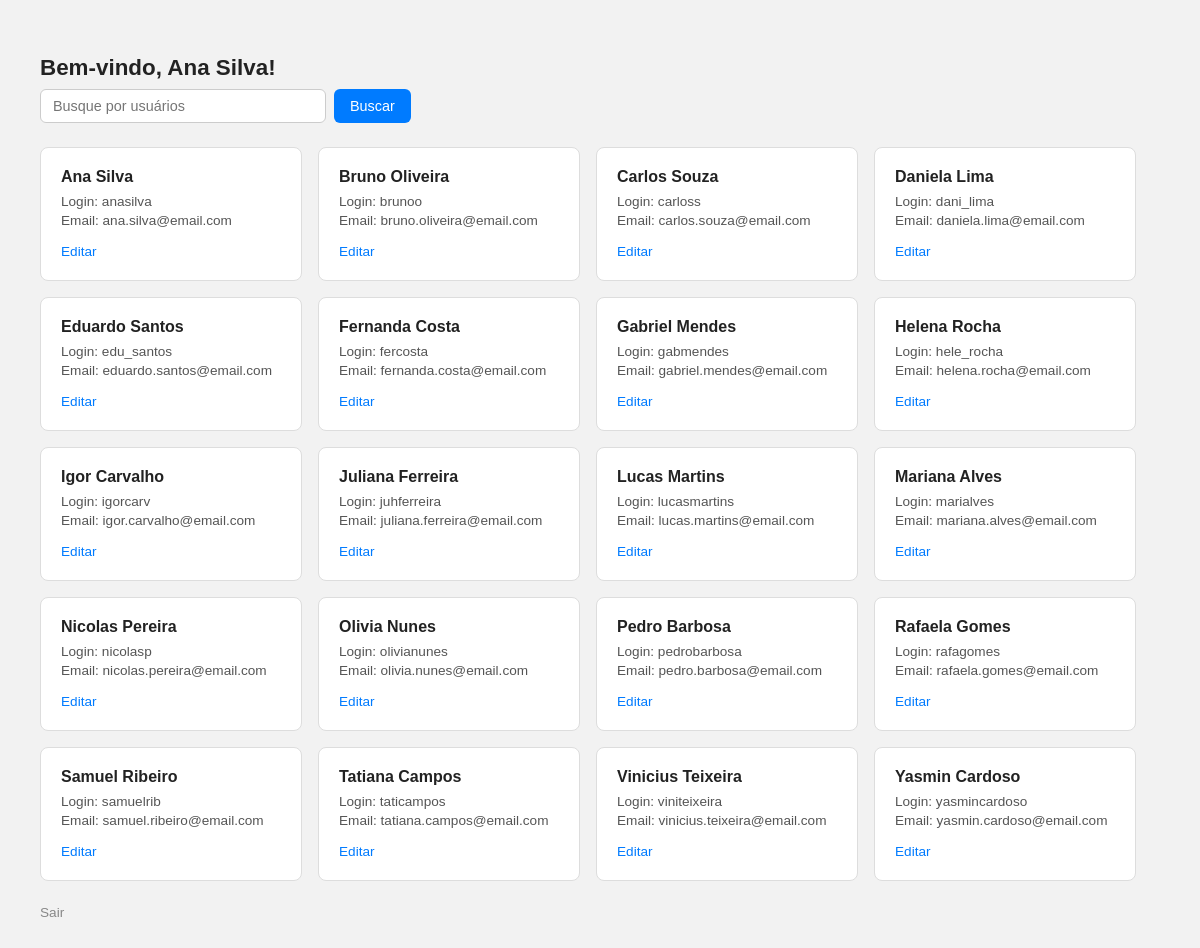
The page /php/home.php (signed in) on the database its author committed.
### tables this page shows
create table tb_usuario(
	id int not null auto_increment,
	nm_usuario varchar(50) not null,
    nm_login varchar(30) not null,
    ds_email varchar(80) not null,
    ds_password varchar(150) not null,
    constraint pk_usuario primary key(id)
);

### php/home.php (the view, shortened to what this page needs)
<?php
    require_once("conexao.php");
    $busca = $_GET["busca"] ?? "";
    try{
        if($busca !== ""){
            $sql = "SELECT * FROM tb_usuario
                    WHERE nm_usuario LIKE :busca
                    OR nm_login LIKE :busca
                    OR ds_email LIKE :busca";
            $stmt = $pdo->prepare($sql);
            $stmt->execute([":busca" => "%$busca%"]);
        } else {
            $sql = "SELECT * FROM tb_usuario";
            $stmt = $pdo->prepare($sql);
            $stmt->execute();
        }
        $usuarios = $stmt->fetchAll(PDO::FETCH_ASSOC);
    } catch(PDOException $e){
        echo "Erro ao buscar usuários: " . $e->getMessage();
    }
?>
<!DOCTYPE html>
<html lang="pt-br">
<head>
    <link rel="stylesheet" href="../css/home.css">
</head>
<body>
    <h1>Bem-vindo, <?= htmlspecialchars($_SESSION["usuario"]) ?>!</h1>
    <form method="GET" action="">
        <input
            type="text"
            name="busca"
            placeholder="Busque por usuários"
            value="<?= htmlspecialchars($busca) ?>"
        >
        <button type="submit">Buscar</button>
    </form>
    <div class="grid">
        <?php if(empty($usuarios)): ?>
            <p>Nenhum usuário encontrado.</p>
        <?php else: ?>
            <?php foreach ($usuarios as $u): ?>
                <div class="card">
                    <strong><?= htmlspecialchars($u["nm_usuario"]) ?></strong>
                    <p>Login: <?= htmlspecialchars($u["nm_login"]) ?></p>
                    <p>Email: <?= htmlspecialchars($u["ds_email"]) ?></p>
                    <a href="../php/editar.php?id=<?=$u["id"] ?>">Editar</a>
                </div>
            <?php endforeach; ?>
        <?php endif; ?>
    </div>
    <a href="../php/sair.php" class="btnExit">Sair</a>
</body>
</html>

### css/home.css (style rules this page uses)
body { font-family: Arial, sans-serif; background: #f2f2f2; padding: 32px; }
h1 { margin-bottom: 8px; font-size: 1.4rem; color: #222; }
form { display: flex; gap: 8px; margin-bottom: 24px; }
input[type="text"] { padding: 8px 12px; border: 1px solid #ccc; border-radius: 6px; font-size: 0.9rem; width: 260px; outline: none; }
button[type="submit"] { padding: 8px 16px; background: #007BFF; color: #fff; border: none; border-radius: 6px; font-size: 0.9rem; cursor: pointer; }
.grid { display: flex; flex-wrap: wrap; gap: 16px; }
.card { background: #fff; border: 1px solid #ddd; border-radius: 8px; padding: 20px; width: 220px; }
.card strong { display: block; font-size: 1rem; margin-bottom: 8px; color: #222; }
.card p { margin: 4px 0; font-size: 0.85rem; color: #555; }
.card a { display: inline-block; margin-top: 12px; font-size: 0.85rem; color: #007BFF; text-decoration: none; }
.btnExit { display: inline-block; margin-top: 24px; font-size: 0.85rem; color: #888; text-decoration: none; }

### rows shown on the page
tb_usuario: nm_usuario "Ana Silva", nm_login "anasilva", ds_email "ana.silva@email.com"
tb_usuario: nm_usuario "Bruno Oliveira", nm_login "brunoo", ds_email "bruno.oliveira@email.com"
tb_usuario: nm_usuario "Carlos Souza", nm_login "carloss", ds_email "carlos.souza@email.com"
tb_usuario: nm_usuario "Daniela Lima", nm_login "dani_lima", ds_email "daniela.lima@email.com"
tb_usuario: nm_usuario "Eduardo Santos", nm_login "edu_santos", ds_email "eduardo.santos@email.com"
tb_usuario: nm_usuario "Fernanda Costa", nm_login "fercosta", ds_email "fernanda.costa@email.com"
tb_usuario: nm_usuario "Gabriel Mendes", nm_login "gabmendes", ds_email "gabriel.mendes@email.com"
tb_usuario: nm_usuario "Helena Rocha", nm_login "hele_rocha", ds_email "helena.rocha@email.com"
tb_usuario: nm_usuario "Igor Carvalho", nm_login "igorcarv", ds_email "igor.carvalho@email.com"
tb_usuario: nm_usuario "Juliana Ferreira", nm_login "juhferreira", ds_email "juliana.ferreira@email.com"
tb_usuario: nm_usuario "Lucas Martins", nm_login "lucasmartins", ds_email "lucas.martins@email.com"
tb_usuario: nm_usuario "Mariana Alves", nm_login "marialves", ds_email "mariana.alves@email.com"
tb_usuario: nm_usuario "Nicolas Pereira", nm_login "nicolasp", ds_email "nicolas.pereira@email.com"
tb_usuario: nm_usuario "Olivia Nunes", nm_login "olivianunes", ds_email "olivia.nunes@email.com"
tb_usuario: nm_usuario "Pedro Barbosa", nm_login "pedrobarbosa", ds_email "pedro.barbosa@email.com"
tb_usuario: nm_usuario "Rafaela Gomes", nm_login "rafagomes", ds_email "rafaela.gomes@email.com"
tb_usuario: nm_usuario "Samuel Ribeiro", nm_login "samuelrib", ds_email "samuel.ribeiro@email.com"
tb_usuario: nm_usuario "Tatiana Campos", nm_login "taticampos", ds_email "tatiana.campos@email.com"
tb_usuario: nm_usuario "Vinicius Teixeira", nm_login "viniteixeira", ds_email "vinicius.teixeira@email.com"
tb_usuario: nm_usuario "Yasmin Cardoso", nm_login "yasmincardoso", ds_email "yasmin.cardoso@email.com"

### other values the page prints
$_SESSION["usuario"] "Ana Silva"
